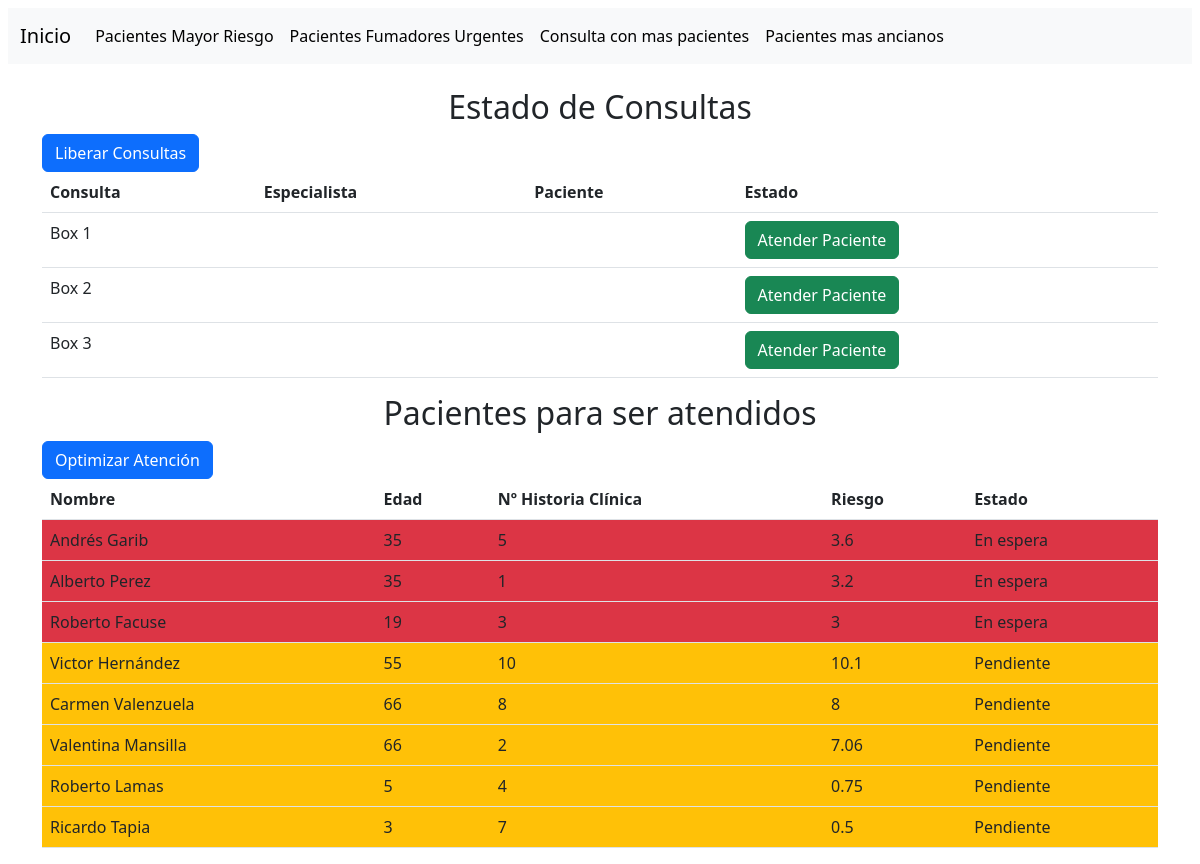
The page /view/listarPaciente.php on the database its author committed.
### tables this page shows
CREATE TABLE `consulta` (
  `idConsulta` int(11) NOT NULL,
  `nomConsulta` varchar(50) NOT NULL,
  `estadoConsulta` tinyint(1) NOT NULL,
  `idEspecialista` int(11) NOT NULL,
  `idTipoConsulta` bigint(20) NOT NULL
);

CREATE TABLE `paciente` (
  `nombrePaciente` varchar(250) NOT NULL,
  `edadPaciente` int(11) NOT NULL,
  `noHistCli` int(11) DEFAULT NULL,
  `estadoPaciente` tinyint(1) NOT NULL,
  `idPaciente` int(11) NOT NULL,
  `idRiesgo` float NOT NULL,
  `tipoPaciente` int(11) NOT NULL
);

### config/db.php (called while the page is built)
<?php
class db{
 static function conexion(){
    $host = "localhost";
    $dbname = "db_atencionPacientes";
    $user = "atencionPacientes";
    $password = "atencionPacientes";
            try{
                $conexion = new PDO("mysql:host =".$host.";dbname=".$dbname.";charset=utf8mb4", $user,$password );
                return $conexion;
                }catch(PDOException $e){
                return $e->getMessage();
                }
    }
}
?>

### controller/atenderPacienteController.php (called while the page is built, shortened)
<?php
    class atenderPacienteController{
        private $model;
        public function __construct(){
            require_once("../model/AtenderpacienteModel.php");
            $this->model = new AtenderpacienteModel_model();
        }
        public function verAtencion(){
            return ($this->model->showAtencion()) ? $this->model->showAtencion() : false;
        }
    }
?>

### model/AtenderpacienteModel.php (called while the page is built, shortened)
<?php
    class AtenderpacienteModel_model{
        private $PDO;
        public function __construct(){
          require_once("../config/db.php");
            $con = new db();
            $this->PDO = $con::conexion();
        }
        public function showAtencion(){
          $stament = $this->PDO->prepare("SELECT c.idConsulta, c.nomConsulta, c.estadoConsulta, c.idEspecialista, c.idTipoConsulta, (SELECT e.nomEspecialista FROM atencion a INNER JOIN especialista e ON (a.idEspecialista = e.idEspecialista) WHERE a.idConsulta = c.idConsulta AND a.estadoAtencion = 1), (SELECT p.nombrePaciente FROM atencion a INNER JOIN paciente p ON (a.idPaciente = p.idPaciente) WHERE a.idConsulta = c.idConsulta AND a.estadoAtencion = 1) FROM consulta c where c.estadoConsulta <2 ORDER BY c.idConsulta");
          return ($stament->execute()) ? $stament->fetchAll() : false;
        }
    }
?>

### controller/listarPacienteController.php (called while the page is built, shortened)
<?php
    class listarPacienteController{
        private $model;
        public function __construct(){
            require_once("../model/ListapacienteModel.php");
            $this->model = new ListasrpacienteModel_model();
        }
        public function verPacientes(){
            return ($this->model->showPacientes()) ? $this->model->showPacientes() : false;
        }
    }
?>

### model/ListapacienteModel.php (called while the page is built, shortened)
<?php
    class ListasrpacienteModel_model{
        private $PDO;
        public function __construct(){
          require_once("../config/db.php");
            $con = new db();
            $this->PDO = $con::conexion();
        }
        public function showPacientes(){
          $stament = $this->PDO->prepare("SELECT p.nombrePaciente, p.edadPaciente, p.noHistCli, p.idRiesgo, p.estadoPaciente, p.idPaciente FROM paciente p WHERE p.estadoPaciente = 1 OR p.estadoPaciente = 2 ORDER BY p.estadoPaciente ASC, p.idRiesgo DESC, p.idPaciente ASC");
          return ($stament->execute()) ? $stament->fetchAll() : false;
        }
    }
?>

### view/listarPaciente.php (the view, shortened to what this page needs)
<?php
    require_once("head.php");
    require_once("atenderPaciente.php");
    require_once("../controller/listarPacienteController.php");
    $obj = new listarPacienteController();
    $rows = $obj->verPacientes();
?>
<div class = "container">
    <h2 class="text-center">Pacientes para ser atendidos</h2>
    <a href="actualizarListaPaciente.php" class="btn btn-primary">Optimizar Atención</a>
    <div class = "row">
        <div class="col">
            <table class="table table-hover container-fluid">
                <thead>
                    <tr>
                        <th scope="col">Nombre</th>
                        <th scope="col">Edad</th>
                        <th scope="col">Nº Historia Clínica</th>
                        <th scope="col">Riesgo</th>
                        <th scope="col">Estado</th>
                    </tr>
                </thead>
                <tbody>
                    <?php if($rows): ?>
                    <?php foreach($rows as $row): ?>
                    <tr>
                        <?php if ($row[4] == 1) {?>
                        <td class = "bg-danger" scope="col"><?= $row[0]?></td>
                        <td class = "bg-danger" scope="col"><?= $row[1]?></td>
                        <td class = "bg-danger" scope="col"><?= $row[2]?></td>
                        <td class = "bg-danger" scope="col"><?= $row[3]?></td>
                        <td class = "bg-danger" scope="col">En espera</td>
                        <?php } else {?>
                        <td class = "bg-warning" scope="col"><?= $row[0]?></td>
                        <td class = "bg-warning" scope="col"><?= $row[1]?></td>
                        <td class = "bg-warning" scope="col"><?= $row[2]?></td>
                        <td class = "bg-warning" scope="col"><?= $row[3]?></td>
                        <td class = "bg-warning" scope="col">Pendiente</td>
                        <?php } ?>
                    </tr>
                    <?php endforeach; ?>
                    <?php else: ?>
                        <tr>
                            <td colspan="3" class="text-center">No hay registros actualmente</td>
                        </tr>
                    <?php endif; ?>
                </tbody>
            </table>
        </div>
    </div>
</div>
<?php
    require_once("footer.php");
?>

### view/atenderPaciente.php (shortened to what this page needs)
<?php
    require_once("head.php");
    require_once("../controller/atenderPacienteController.php");
    $obj = new atenderPacienteController();
    $rows = $obj->verAtencion();
?>
<div class = "container">
    <h2 class="text-center">Estado de Consultas</h2>
    <a href="actualizarConsultas.php" class="btn btn-primary">Liberar Consultas</a>
    <div class = "row">
        <div class="col">
            <table class="table table-hover container-fluid">
                <thead>
                    <tr>
                        <th scope="col">Consulta</th>
                        <th scope="col">Especialista</th>
                        <th scope="col">Paciente</th>
                        <th scope="col">Estado</th>
                    </tr>
                </thead>
                <tbody>
                    <?php if($rows): ?>
                    <?php foreach($rows as $row): ?>
                    <tr>
                        <td scope="col"><?= $row[1]?></td>
                        <?php if ($row[2] == 0) {?>
                            <td scope="col"></td>
                            <td scope="col"></td>
                            <td scope="col">
                                <a  class="btn btn-success" data-bs-toggle="modal" data-bs-target="#exampleModal">Atender Paciente</a>
                            </td>
                        <?php } else {?>
                            <td scope="col"><?= $row[5]?></td>
                            <td scope="col"><?= $row[6]?></td>
                            <td scope="col"><button type="button" class="btn btn-danger" data-bs-dismiss="modal">Ocupado</button></td>
                            <?php }?>
                    </tr>
                    <?php endforeach; ?>
                    <?php else: ?>
                        <tr>
                            <td colspan="3" class="text-center">No hay registros actualmente</td>
                        </tr>
                    <?php endif; ?>
                </tbody>
            </table>
        </div>
    </div>
</div>
<?php
    require_once("footer.php");
?>

### rows shown on the page
consulta: nomConsulta "Box 1"
consulta: nomConsulta "Box 2"
consulta: nomConsulta "Box 3"
paciente: nombrePaciente "Andrés Garib", edadPaciente "35", noHistCli "5", idRiesgo "3.6"
paciente: nombrePaciente "Alberto Perez", edadPaciente "35", noHistCli "1", idRiesgo "3.2"
paciente: nombrePaciente "Roberto Facuse", edadPaciente "19", noHistCli "3", idRiesgo "3"
paciente: nombrePaciente "Victor Hernández", edadPaciente "55", noHistCli "10", idRiesgo "10.1"
paciente: nombrePaciente "Carmen Valenzuela", edadPaciente "66", noHistCli "8", idRiesgo "8"
paciente: nombrePaciente "Valentina Mansilla", edadPaciente "66", noHistCli "2", idRiesgo "7.06"
paciente: nombrePaciente "Roberto Lamas", edadPaciente "5", noHistCli "4", idRiesgo "0.75"
paciente: nombrePaciente "Ricardo Tapia", edadPaciente "3", noHistCli "7", idRiesgo "0.5"
